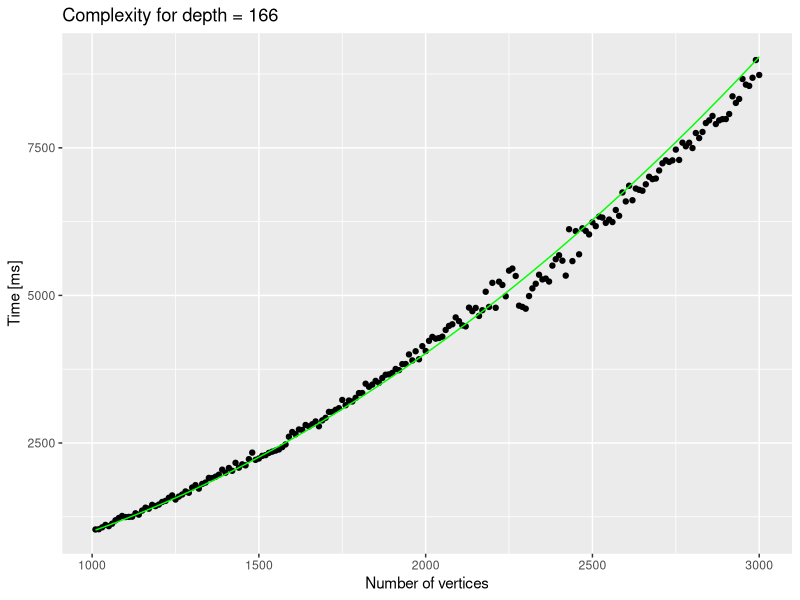
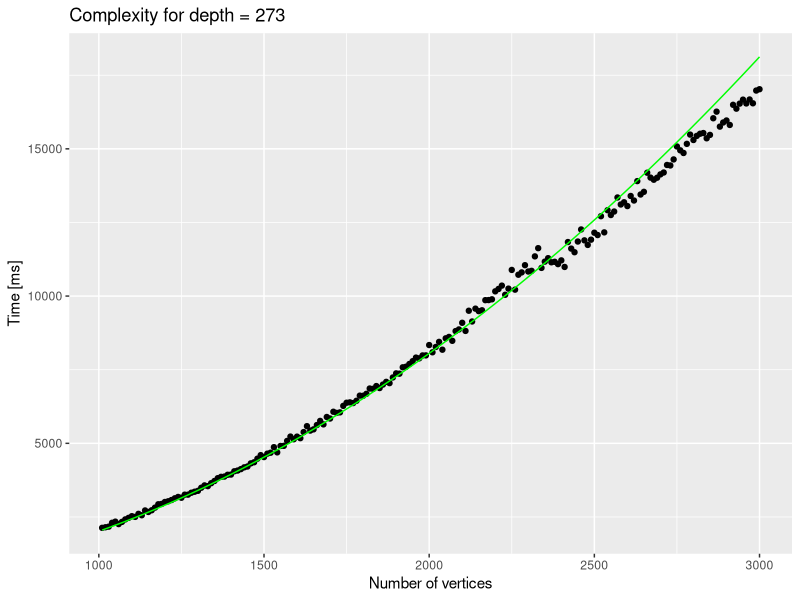
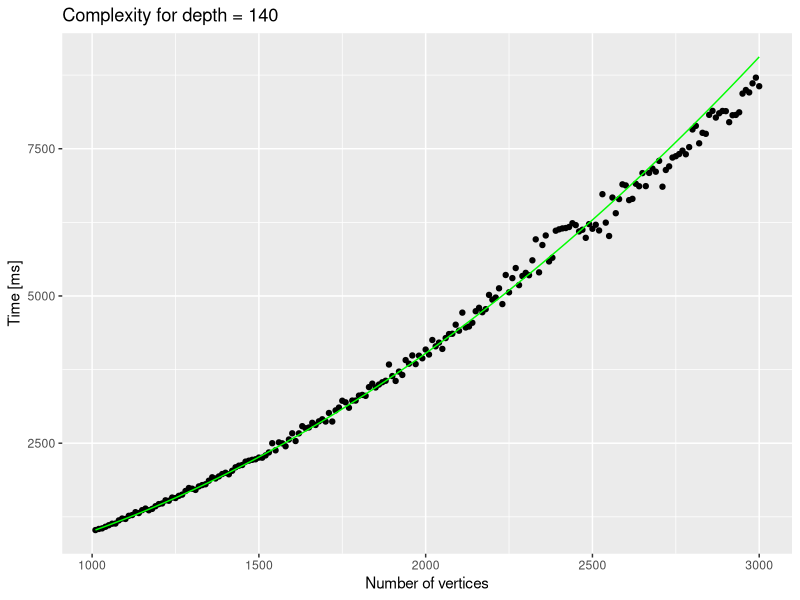
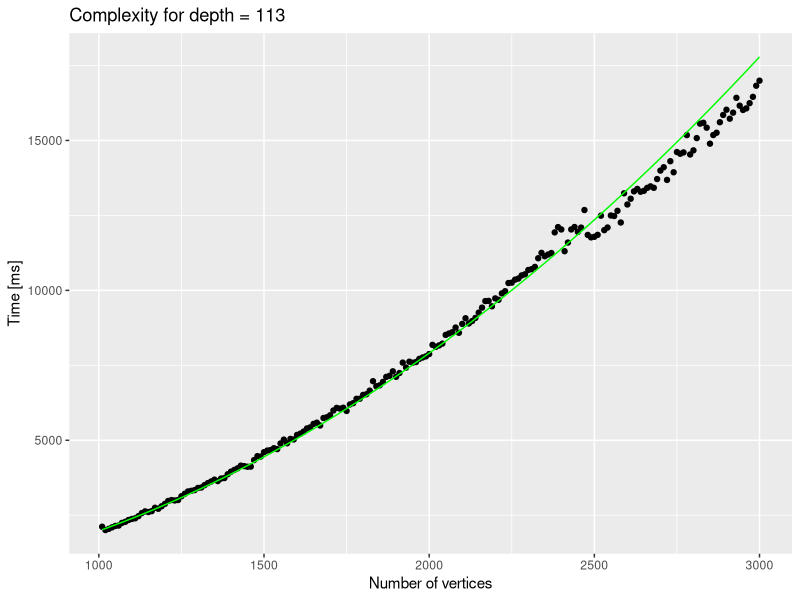
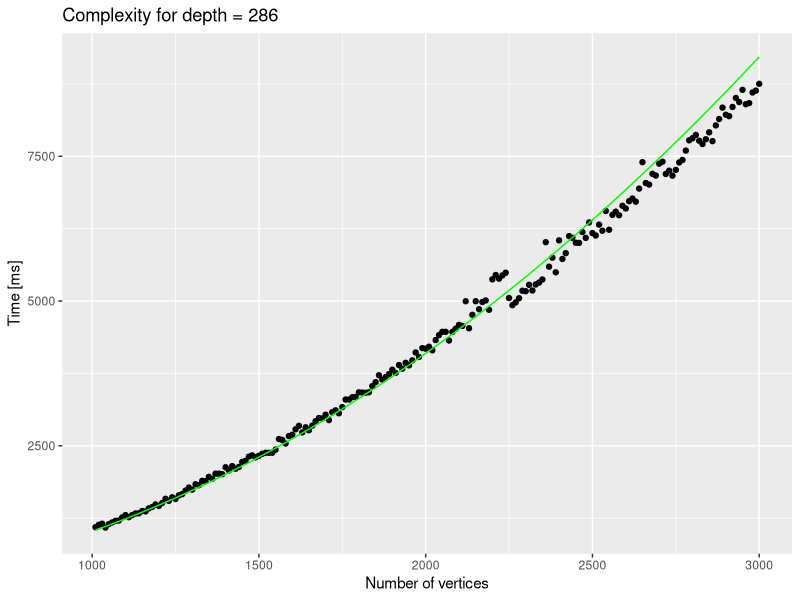
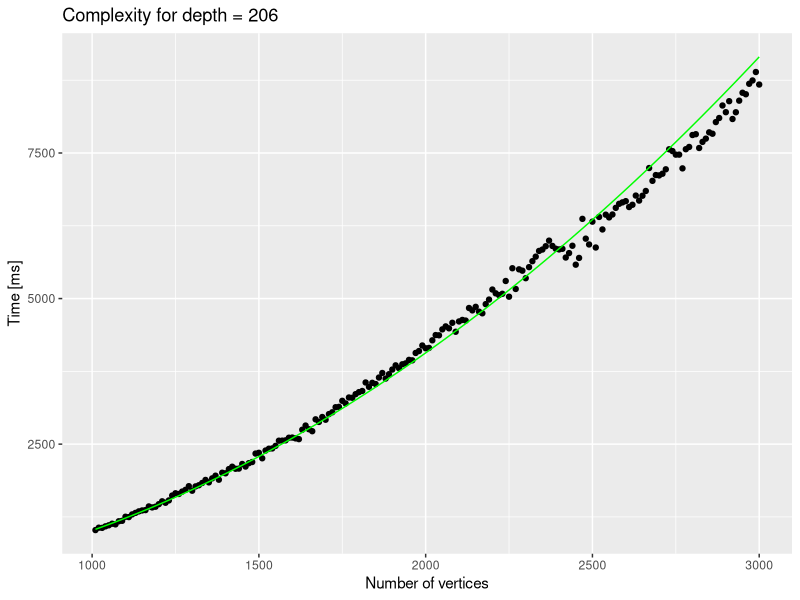
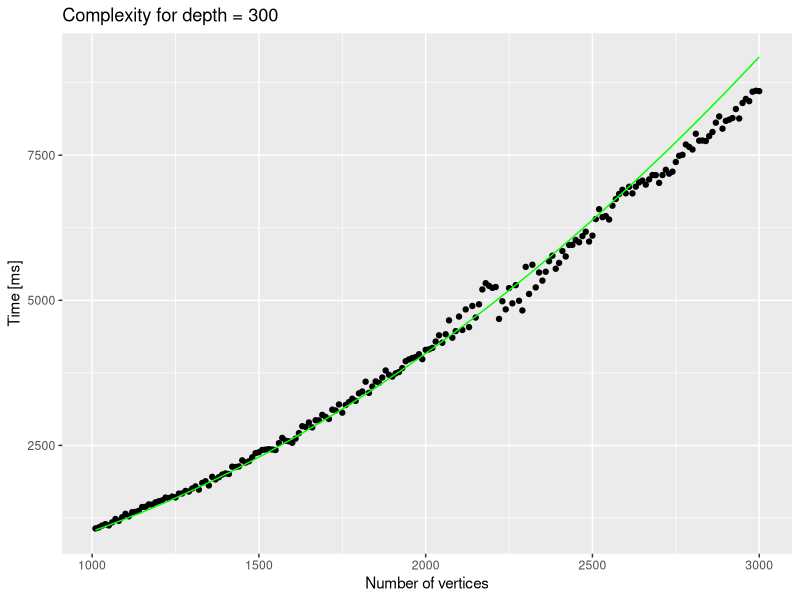
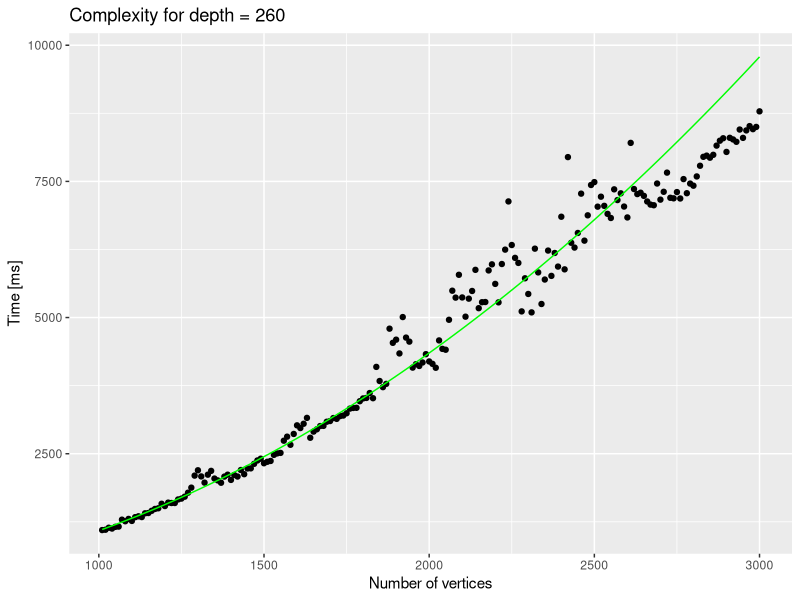

These figures' R source, in order:
library("ggplot2")


theoretical_complexity <- function(depth) {
    function(verticesNo) {
        verticesNo * verticesNo
    }
}

simulation_results = read.csv('result/result.csv',sep=";",header=TRUE)
simulation_results$Are.isomorphic <- simulation_results$Are.isomorphic == "true" # string => boolean

unique_depths = unique(simulation_results$Depth.of.tree)
for(depth in unique_depths) {
    depth_res = simulation_results[simulation_results$Depth.of.tree == depth, ]

    # map theoretical complexity to number of miliseconds
    # Big O-notation <=> (Exists c, n1) (For all n > n1): f(n) > c * g(n1)
    # c = ???
    real_time = depth_res$Time..ms.
    theory_time = sapply(depth_res$Number.of.vertices, theoretical_complexity(depth))
    c = mean(real_time / theory_time)

    plot <- ggplot(data = depth_res, aes(y = Time..ms., x = Number.of.vertices)) +
        ggtitle(paste("Complexity for depth =", toString(depth))) +
        xlab("Number of vertices") +
        ylab("Time [ms]") +
        geom_point() +
        stat_function(fun = function(n) { c  * theoretical_complexity(depth)(n) }, colour = "green")
    ggsave(paste("result/d_", toString(depth), '.jpg', sep=""), plot = plot)

}


